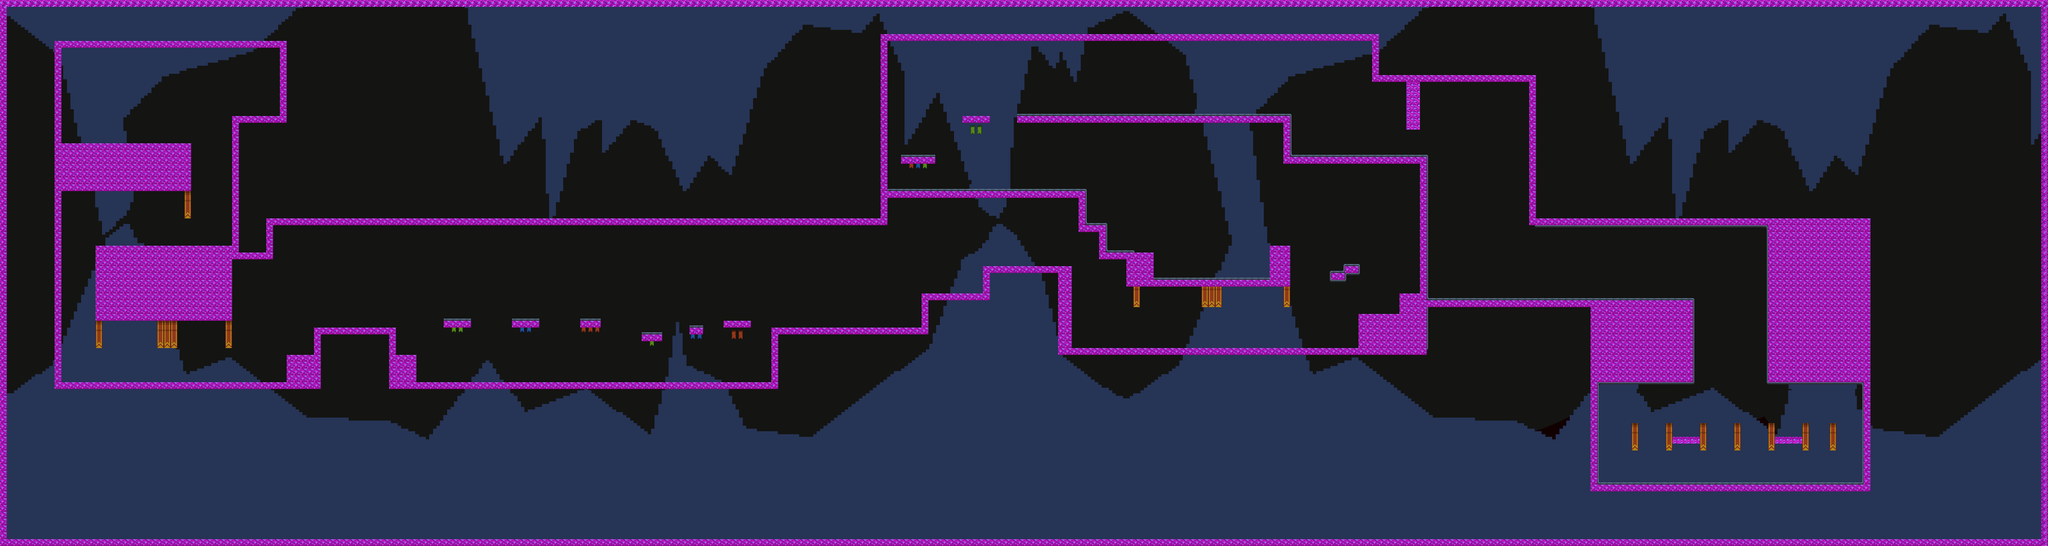

Rendered tile map (Tiled .tmx) drawn with the repository's tilesets; below, a short description and the map source with its tile grids summarised:
An orthogonal 300x80 tile map with 16x16 px tiles, 2 tile layers (background, walls) and 78 objects (47x TorchLight, 12x HealPotion, 5x EnemyWarrior, 4x EnemyShaman, 3x EnemyRogue, ...).

<map version="1.9" tiledversion="1.9.2" orientation="orthogonal" renderorder="right-down" width="300" height="80" tilewidth="16" tileheight="16" infinite="0" nextlayerid="4" nextobjectid="81">
 <tileset firstgid="1" name="TileSet" tilewidth="16" tileheight="16" tilecount="50160" columns="330">
  <image source="tilesets/TileSet.png" width="5280" height="2432" />
 </tileset>
 <layer id="1" name="background" width="300" height="80">
  <data>[24000 cells, 24000 non-empty, 23619 distinct tile ids]</data>
 </layer>
 <layer id="2" name="walls" width="300" height="80">
  <data>[24000 cells, 2735 non-empty, 5 distinct tile ids]</data>
 </layer>
 <objectgroup id="3" name="objects">
  <object id="1" name="Player" class="Player" x="192" y="294.5" width="32" height="32">
   <properties>
    <property name="Type" value="Player" />
   </properties>
  </object>
  <object id="4" name="BigHealPotion" class="HealPotion" x="577" y="254.333" width="12" height="14">
   <properties>
    <property name="Type" value="HealPotion" />
   </properties>
  </object>
  <object id="5" name="SmallHealPotion" class="HealPotion" x="618.667" y="254.5" width="8" height="13">
   <properties>
    <property name="Type" value="HealPotion" />
   </properties>
  </object>
  <object id="6" name="TorchLight1" class="TorchLight" x="236" y="274" width="32" height="32">
   <properties>
    <property name="Type" value="TorchLight" />
   </properties>
  </object>
  <object id="7" name="TorchLight1" class="TorchLight" x="406" y="274" width="32" height="32">
   <properties>
    <property name="Type" value="TorchLight" />
   </properties>
  </object>
  <object id="8" name="TorchLight1" class="TorchLight" x="317.5" y="523" width="32" height="32">
   <properties>
    <property name="Type" value="TorchLight" />
   </properties>
  </object>
  <object id="9" name="TorchLight1" class="TorchLight" x="482" y="403" width="32" height="32">
   <properties>
    <property name="Type" value="TorchLight" />
   </properties>
  </object>
  <object id="10" name="TorchLight1" class="TorchLight" x="445.5" y="523" width="32" height="32">
   <properties>
    <property name="Type" value="TorchLight" />
   </properties>
  </object>
  <object id="11" name="TorchLight1" class="TorchLight" x="170" y="623" width="32" height="32">
   <properties>
    <property name="Type" value="TorchLight" />
   </properties>
  </object>
  <object id="12" name="TorchLight1" class="TorchLight" x="179" y="830" width="32" height="32">
   <properties>
    <property name="Type" value="TorchLight" />
   </properties>
  </object>
  <object id="13" name="TorchLight1" class="TorchLight" x="387.5" y="830" width="32" height="32">
   <properties>
    <property name="Type" value="TorchLight" />
   </properties>
  </object>
  <object id="14" name="TorchLight1" class="TorchLight" x="580" y="830" width="32" height="32">
   <properties>
    <property name="Type" value="TorchLight" />
   </properties>
  </object>
  <object id="15" name="TorchLight1" class="TorchLight" x="806.5" y="715" width="32" height="32">
   <properties>
    <property name="Type" value="TorchLight" />
   </properties>
  </object>
  <object id="16" name="TorchLight1" class="TorchLight" x="1054" y="697" width="32" height="32">
   <properties>
    <property name="Type" value="TorchLight" />
   </properties>
  </object>
  <object id="17" name="TorchLight1" class="TorchLight" x="1210" y="697" width="32" height="32">
   <properties>
    <property name="Type" value="TorchLight" />
   </properties>
  </object>
  <object id="18" name="TorchLight1" class="TorchLight" x="1365" y="697" width="32" height="32">
   <properties>
    <property name="Type" value="TorchLight" />
   </properties>
  </object>
  <object id="19" name="TorchLight1" class="TorchLight" x="1511.5" y="735" width="32" height="32">
   <properties>
    <property name="Type" value="TorchLight" />
   </properties>
  </object>
  <object id="20" name="TorchLight1" class="TorchLight" x="1713" y="707.5" width="32" height="32">
   <properties>
    <property name="Type" value="TorchLight" />
   </properties>
  </object>
  <object id="21" name="TorchLight1" class="TorchLight" x="1615" y="711" width="32" height="32">
   <properties>
    <property name="Type" value="TorchLight" />
   </properties>
  </object>
  <object id="22" name="TorchLight1" class="TorchLight" x="1702" y="840.5" width="32" height="32">
   <properties>
    <property name="Type" value="TorchLight" />
   </properties>
  </object>
  <object id="23" name="TorchLight1" class="TorchLight" x="1519" y="840" width="32" height="32">
   <properties>
    <property name="Type" value="TorchLight" />
   </properties>
  </object>
  <object id="24" name="TorchLight1" class="TorchLight" x="1328.5" y="840" width="32" height="32">
   <properties>
    <property name="Type" value="TorchLight" />
   </properties>
  </object>
  <object id="25" name="TorchLight1" class="TorchLight" x="1126.5" y="840" width="32" height="32">
   <properties>
    <property name="Type" value="TorchLight" />
   </properties>
  </object>
  <object id="26" name="TorchLight1" class="TorchLight" x="1930.5" y="708" width="32" height="32">
   <properties>
    <property name="Type" value="TorchLight" />
   </properties>
  </object>
  <object id="27" name="TorchLight1" class="TorchLight" x="2222" y="634" width="32" height="32">
   <properties>
    <property name="Type" value="TorchLight" />
   </properties>
  </object>
  <object id="28" name="TorchLight1" class="TorchLight" x="2406.5" y="576" width="32" height="32">
   <properties>
    <property name="Type" value="TorchLight" />
   </properties>
  </object>
  <object id="29" name="TorchLight1" class="TorchLight" x="2584.5" y="765" width="32" height="32">
   <properties>
    <property name="Type" value="TorchLight" />
   </properties>
  </object>
  <object id="30" name="TorchLight1" class="TorchLight" x="2756" y="765" width="32" height="32">
   <properties>
    <property name="Type" value="TorchLight" />
   </properties>
  </object>
  <object id="31" name="TorchLight1" class="TorchLight" x="2999" y="765" width="32" height="32">
   <properties>
    <property name="Type" value="TorchLight" />
   </properties>
  </object>
  <object id="32" name="TorchLight1" class="TorchLight" x="3216.5" y="691" width="32" height="32">
   <properties>
    <property name="Type" value="TorchLight" />
   </properties>
  </object>
  <object id="33" name="TorchLight1" class="TorchLight" x="2987" y="527" width="32" height="32">
   <properties>
    <property name="Type" value="TorchLight" />
   </properties>
  </object>
  <object id="34" name="TorchLight1" class="TorchLight" x="2636.5" y="541" width="32" height="32">
   <properties>
    <property name="Type" value="TorchLight" />
   </properties>
  </object>
  </objectgroup>
</map>
<!-- 46 of 78 objects omitted -->
